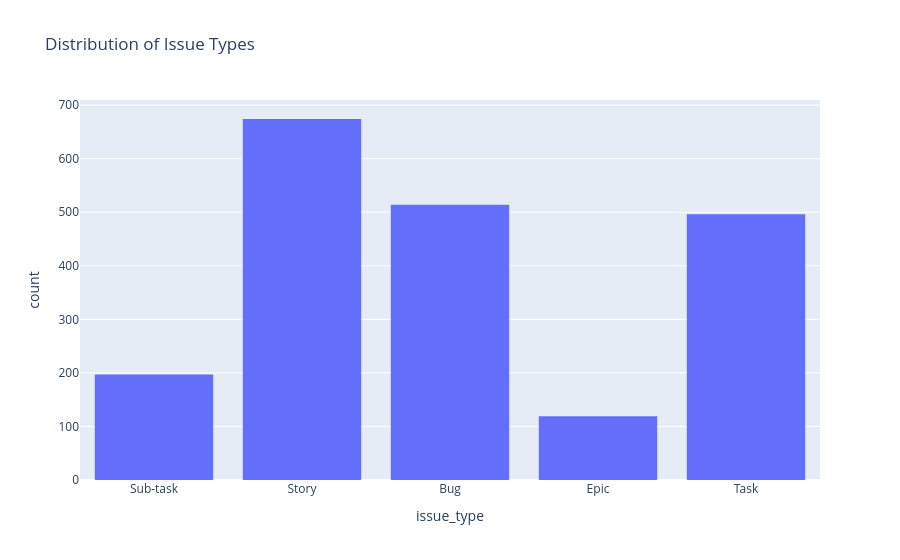

The cell this chart's notebook holds for it:
### Code cell
import plotly.express as px

# Distribution of Issue Types
fig_issue_type = px.histogram(df, x='issue_type', title='Distribution of Issue Types')
fig_issue_type.show()

### Figure 1 — Plotly figure (JSON) as saved in the notebook; plotly's stock layout.template omitted (floating-point values rounded to 4 significant figures; data arrays with more than 128 entries replaced by an {"elided": "..."} marker saying what was removed)
{"data": [{"bingroup": "x", "hovertemplate": "issue_type=%{x}<br>count=%{y}<extra></extra>", "legendgroup": "", "marker": {"color": "#636efa", "pattern": {"shape": ""}}, "name": "", "orientation": "v", "showlegend": false, "type": "histogram", "x": {"elided": "2000 str values"}, "xaxis": "x", "yaxis": "y"}], "layout": {"barmode": "relative", "legend": {"tracegroupgap": 0}, "title": {"text": "Distribution of Issue Types"}, "xaxis": {"anchor": "y", "domain": [0, 1], "title": {"text": "issue_type"}}, "yaxis": {"anchor": "x", "domain": [0, 1], "title": {"text": "count"}}}}
